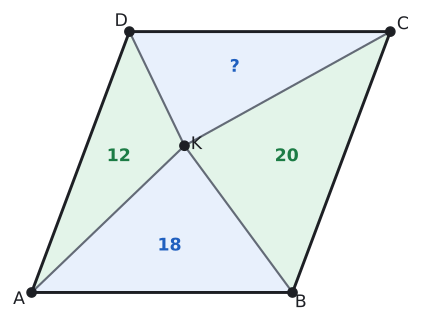

Python code for this plot:
import sys; sys.path.insert(0, "tools")
from cizim import *

P = lambda x, y: np.array([float(x), float(y)])
uz = lambda U, V: round(float(np.linalg.norm(U - V)), 4)
def acisi(K, U, V):
    u, v = U - K, V - K
    return round(float(np.degrees(np.arccos(np.dot(u, v) / np.linalg.norm(u) / np.linalg.norm(v)))), 3)
def birim(U, V):
    t = (V - U) / np.linalg.norm(V - U); return t, np.array([-t[1], t[0]])
def dondur(Q, derece):
    a = np.radians(derece); return P(Q[0] * np.cos(a) - Q[1] * np.sin(a), Q[0] * np.sin(a) + Q[1] * np.cos(a))
def ayak(Q, U, V):
    t, _ = birim(U, V); return U + np.dot(Q - U, t) * t
def paralel_isareti(U, V, n=1, f=0.5):
    t, _ = birim(U, V)
    for i in range(n):
        M = U + f * (V - U) + (i - (n - 1) / 2) * 0.32 * S * t
        ax.annotate("", xy=M + 0.22 * S * t, xytext=M - 0.22 * S * t, arrowprops=dict(arrowstyle="-|>", color=SOLUK, lw=1.3, mutation_scale=13))
def cetik(U, V, n=1, renk=SOLUK, f=0.5):
    M = U + f * (V - U); t, m = birim(U, V)
    for i in range(n):
        c = M + (i - (n - 1) / 2) * 0.2 * S * t
        ax.plot(*zip(c - 0.22 * S * m, c + 0.22 * S * m), color=renk, lw=1.5)
def olcu(U, V, metin, d=0.5, renk=YAZI, fs=13, f=0.5):
    """[UV] üzerinde f oranındaki noktaya, U->V yönünün soluna d*S uzağa yazı (d < 0: sağına)."""
    M = U + f * (V - U); _, m = birim(U, V)
    ax.text(*(M + d * S * m), metin, ha="center", va="center", color=renk, fontsize=fs)
def dik_isareti(K, U, V, r=0.4):
    a_ = (U - K) / np.linalg.norm(U - K) * r * S; b_ = (V - K) / np.linalg.norm(V - K) * r * S
    ax.plot(*zip(K + a_, K + a_ + b_, K + b_), color=SOLUK, lw=1.3)
def harf(Q, metin, dx, dy, renk=YAZI, fs=13):
    ax.text(Q[0] + dx * S, Q[1] + dy * S, metin, ha="center", va="center", color=renk, fontsize=fs)
def cizgi(U, V, renk=YAZI, lw=2.2, ls="-"):
    ax.plot(*zip(U, V), color=renk, lw=lw, ls=ls)
def boya(noktalar, renk):
    ax.add_patch(patches.Polygon(noktalar, closed=True, facecolor=renk, edgecolor="none"))
def yay(K, U, V, r=0.8, renk=MAVI, n=1):
    for i in range(n): aci(ax, K, U, V, r=(r + 0.18 * i) * S, renk=renk)
def yay_yazi(K, U, V, metin, d=1.4, renk=MAVI, fs=12):
    """K köşesindeki U-K-V açısının ortasından d*S uzağa yazı."""
    u = (U - K) / np.linalg.norm(U - K); v = (V - K) / np.linalg.norm(V - K); o = (u + v) / np.linalg.norm(u + v)
    ax.text(*(K + d * S * o), metin, ha="center", va="center", color=renk, fontsize=fs)
def basla(xmin, xmax, ymin, ymax, en=5.5):
    global fig, ax
    fig, ax = sekil(en, en * (ymax - ymin) / (xmax - xmin))
    ax.set_aspect("equal"); ax.axis("off"); ax.set_xlim(xmin, xmax); ax.set_ylim(ymin, ymax)
def dortgen(A, B, C, D, dolgu=None):
    if dolgu: boya([A, B, C, D], dolgu)
    ax.plot(*zip(A, B, C, D, A), color=YAZI)
    for Q in (A, B, C, D): nokta(ax, *Q, "")
def koseler(A, B, C, D, d=0.55):
    O = (A + B + C + D) / 4
    for Q, ad in ((A, "A"), (B, "B"), (C, "C"), (D, "D")):
        y = (Q - O) / np.linalg.norm(Q - O); harf(Q, ad, d * y[0] * 1.3, d * y[1])
def pk(AB, AD, derece):
    """A orijinde, [AB] yatay; ABCD paralelkenarının köşeleri."""
    a = np.radians(derece); A, B = P(0, 0), P(AB, 0); D = P(AD * np.cos(a), AD * np.sin(a)); return A, B, B + D, D
def cerceve(noktalar, kenar=1.2):
    xs = [q[0] for q in noktalar]; ys = [q[1] for q in noktalar]
    return min(xs) - kenar * S, max(xs) + kenar * S, min(ys) - kenar * S, max(ys) + kenar * S
def alan(noktalar, metin, renk=YAZI, dx=0, dy=0, fs=13):
    """Çokgenin ağırlık merkezine (köşelerin ortalaması) yazı."""
    O = sum(noktalar) / len(noktalar)
    ax.text(O[0] + dx * S, O[1] + dy * S, metin, ha="center", va="center", color=renk, fontsize=fs, fontweight="bold")
def kesisim(P1, P2, P3, P4):
    """[P1P2] ve [P3P4] doğrularının kesişimi."""
    d1, d2 = P2 - P1, P4 - P3
    x2 = lambda u, v: u[0] * v[1] - u[1] * v[0]
    t = x2(P3 - P1, d2) / x2(d1, d2); return P1 + t * d1
def alan_hesap(*Q):
    return round(abs(sum(Q[i][0] * Q[(i + 1) % len(Q)][1] - Q[(i + 1) % len(Q)][0] * Q[i][1] for i in range(len(Q)))) / 2, 4)


# Örnek 5: |AB| = 8, yükseklik 8, alan 64; K içte: A(AKD) = 12, A(BKC) = 20, A(AKB) = 18, A(DKC) = 14.
A, B, D = P(0, 0), P(8, 0), P(3, 8); C = B + D; K = P(4.6875, 4.5)
S = 11 / 15
print("AKD", alan_hesap(A, K, D), "BKC", alan_hesap(B, K, C), "AKB", alan_hesap(A, K, B), "DKC", alan_hesap(D, K, C), "alan", alan_hesap(A, B, C, D))
basla(*cerceve([A, B, C, D], 1.0))
boya([A, K, B], MAVI_ACIK); boya([D, K, C], MAVI_ACIK); boya([A, K, D], YESIL_ACIK); boya([B, K, C], YESIL_ACIK)
dortgen(A, B, C, D); koseler(A, B, C, D, 0.5)
for Q in (A, B, C, D): cizgi(K, Q, SOLUK, 1.6)
nokta(ax, *K, ""); harf(K, "K", 0.5, 0.05)
alan([A, K, D], "12", YESIL, 0.15); alan([B, K, C], "20", YESIL, -0.1); alan([A, K, B], "18", MAVI, 0, -0.1); alan([D, K, C], "?", MAVI, 0, 0.1)
kaydet(fig, __file__)
